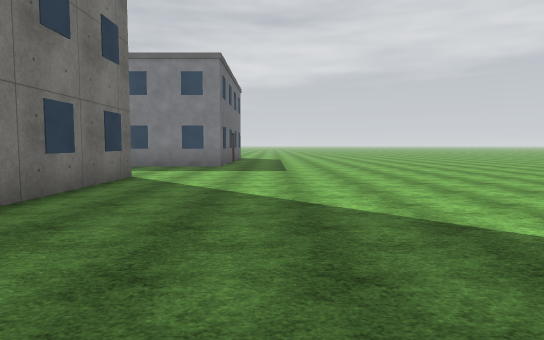
view 1 (above)

24 first-person views from a walk through a robot-simulator world made for Webots. The camera is 1.2 m above the floor, tilts 4° down and sees 75° across. The floor is counted in squares, 2 m on a side. Each view is taken from the middle of a square. On the plan, view 1 faces up. The plan holds only what a view shows up to about 10 squares ahead; the rest is blank. The place goes on beyond the plan. Robots are left out. Simple shapes and patterns stand in for the simulator's stock objects.

view 2
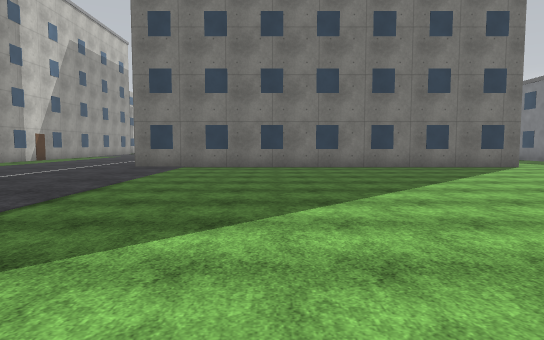

view 3
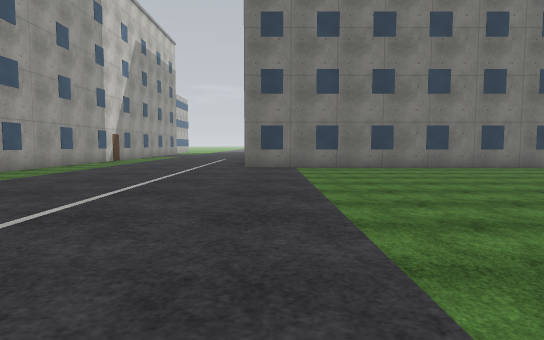

view 4
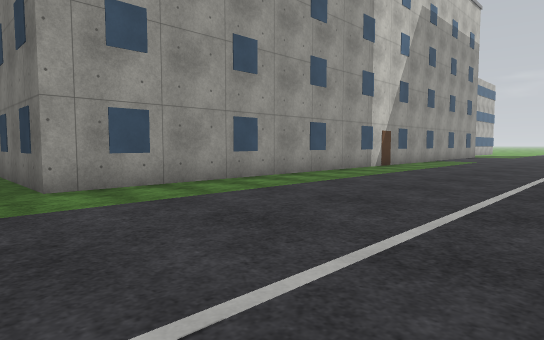

view 5
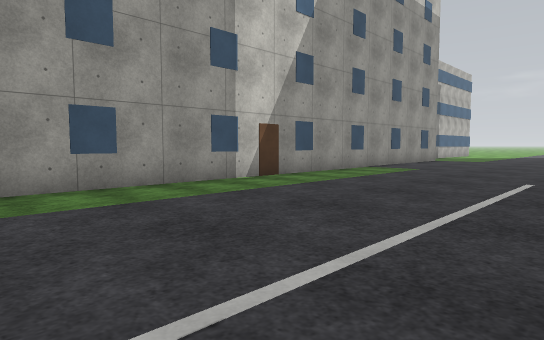

view 6
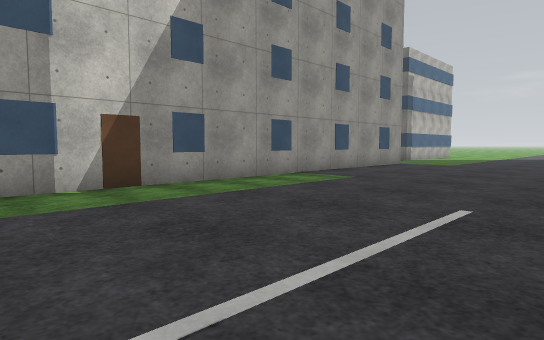

view 7
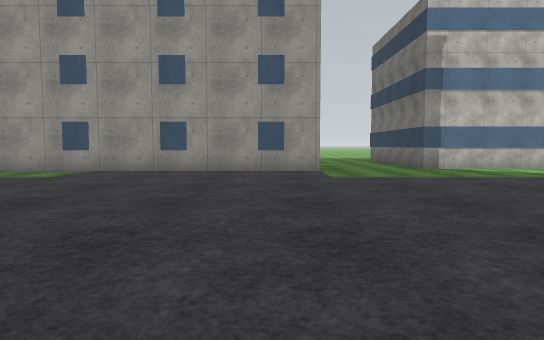

view 8
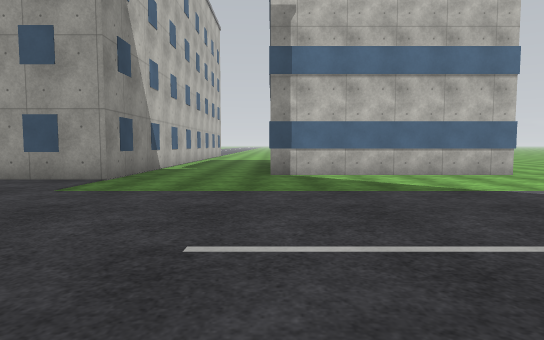

view 9
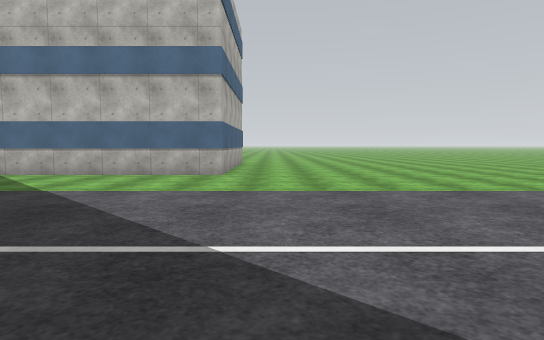

view 10
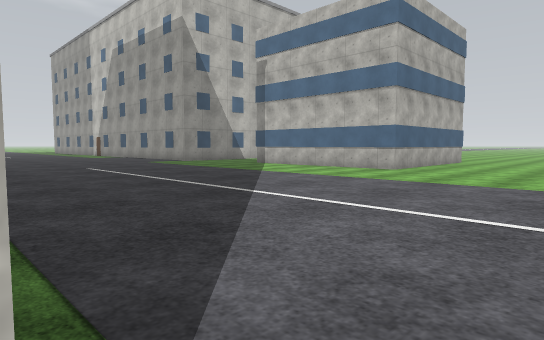

view 11
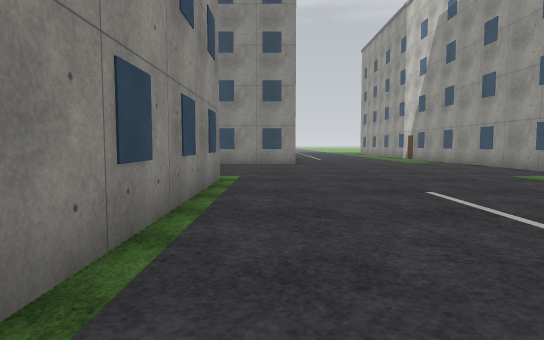

view 12
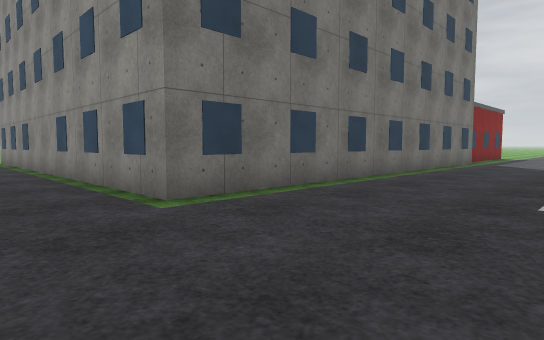

view 13
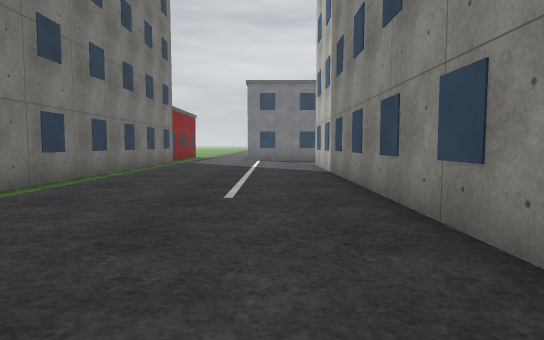

view 14
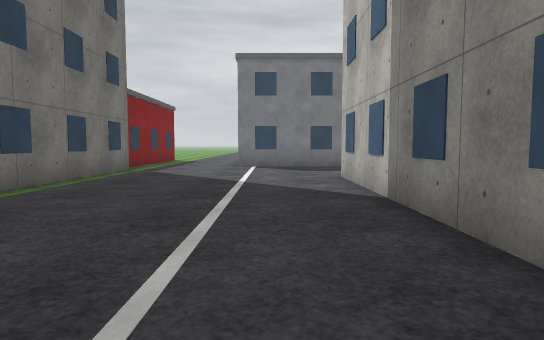

view 15
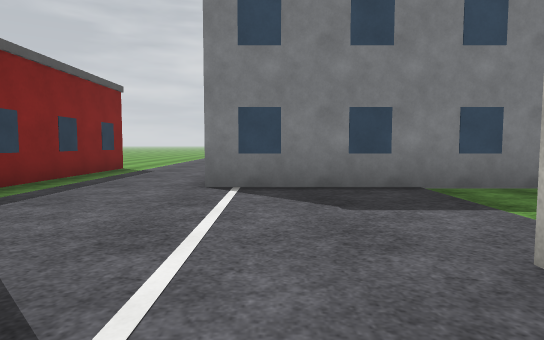

view 16
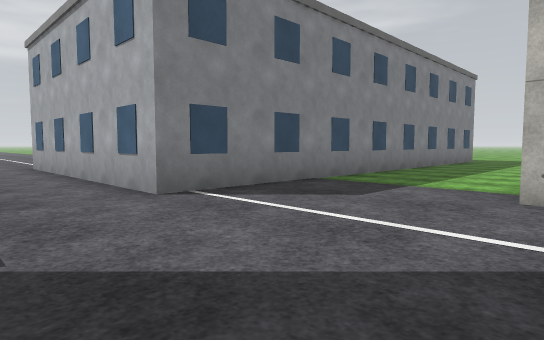

view 17
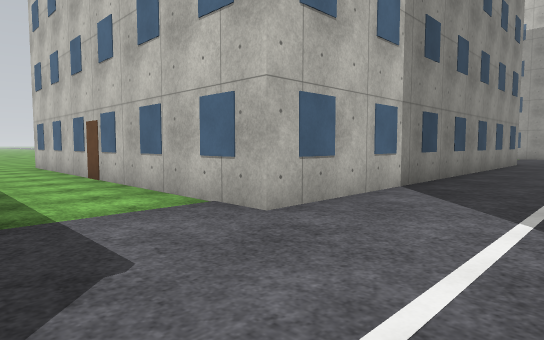

view 18
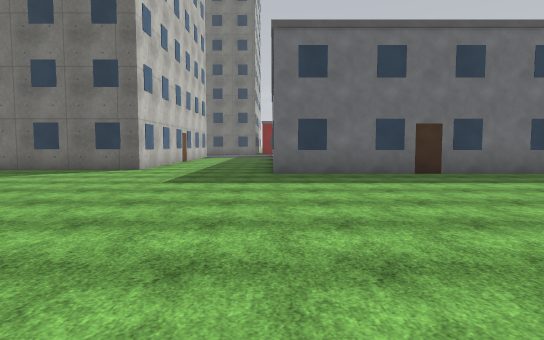

view 19
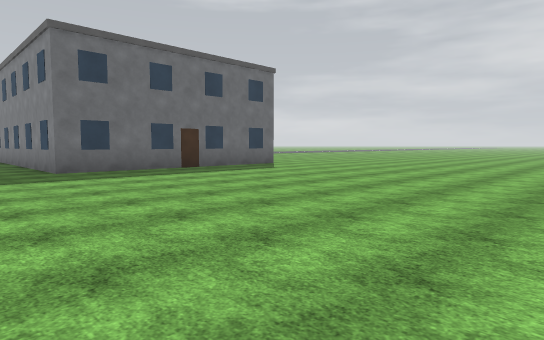

view 20
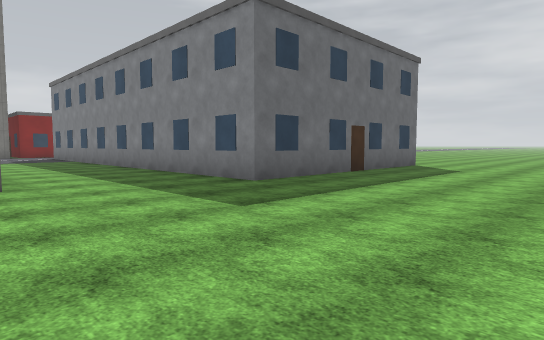

view 21
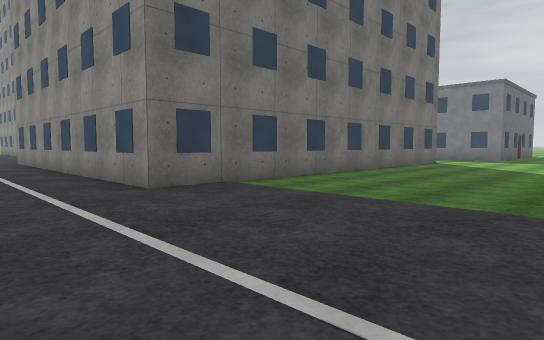

view 22
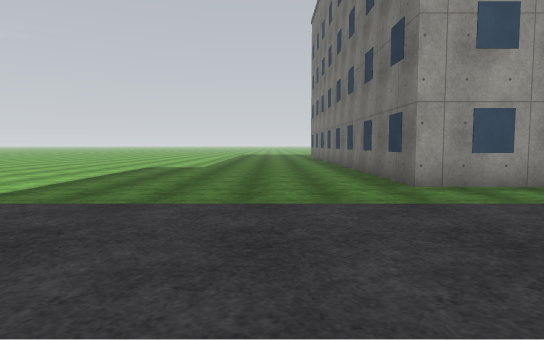

view 23
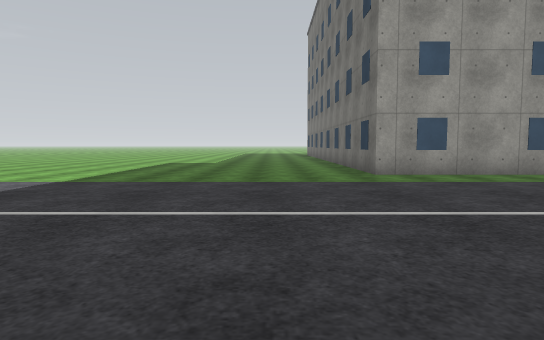

view 24
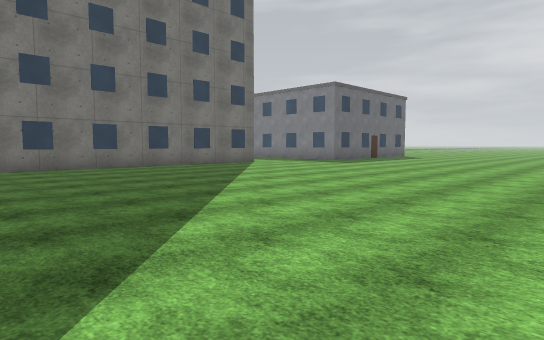

### Floor plan
Key: @ floor where view 1 was taken; . floor; B metal building; T concrete tower; C concrete building; U building; R red building.
Columns run from 30 left of view 1 to 7 right of it. Each row starts with its distance up from view 1.
 14              R..B           B........
 13              R..B           B........
 12              R..B           B.........
 11              R..B           B.........
 10              R..BBBBBBBBBBBBB.........
  9               ........................
  8              T........................
  7              T.......................
  6              T.....TTTTTTTTT.........
  5              T.....T       T.........
  4              T.....T       T.........
  3              T.....T       T.........
  2              T.....T       T..........
  1              T.....T       T..........
  0              T.....T       T..@.......
 -1              T.....T       T..........
 -2   .TTTTTTTTTTT.....T       T..........
 -3   .................TTTTTTTTT..........
 -4   ...................................
 -5   ....................................
 -6   ....................................
 -7   ....................................
 -8  .....................................
 -9 ...............C.C..C.CCC.C..C.C......
-10 ..............C C CC C   C CC C C.....
-11 ......UUUUUU..C                 C.....

Where each view was taken, in squares from view 1:
view 1: 0 up, 0 right, facing up
view 2: 0 up, 7 right, facing left
view 3: 3 down, 7 right, facing left
view 4: 4 down, 3 right, facing down-left
view 5: 4 down, 2 left, facing down-left
view 6: 4 down, 5 left, facing down-left
view 7: 1 down, 15 left, facing down
view 8: 3 down, 19 left, facing down
view 9: 3 down, 25 left, facing down
view 10: 2 down, 28 left, facing down-right
view 11: 3 down, 23 left, facing right
view 12: 4 down, 13 left, facing up-left
view 13: 4 down, 13 left, facing up
view 14: 0 up, 13 left, facing up
view 15: 5 up, 13 left, facing up
view 16: 6 up, 16 left, facing up-right
view 17: 9 up, 14 left, facing down-right
view 18: 10 up, 6 right, facing left
view 19: 8 up, 7 right, facing up-left
view 20: 6 up, 3 right, facing up-left
view 21: 6 down, 2 right, facing up-left
view 22: 4 down, 4 right, facing down
view 23: 2 down, 4 right, facing down
view 24: 2 down, 7 right, facing up-left
